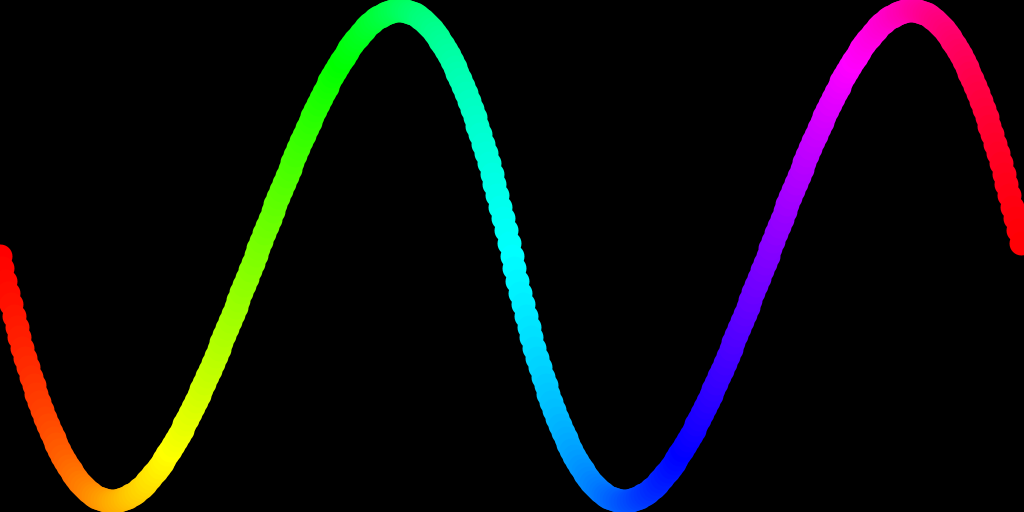
Frame 1 (no input)
Frame 2 (the mouse pressed at the canvas centre, redrawn once): identical to frame 1, image omitted

The Processing sketch that drew this single still picture (run headless with seeded random() and noise(); the mouse was pressed at the canvas centre and the sketch redrawn once):

// Processing sketch: cartesian_dot_product
// ── cartesian_dot_product.pde
float angleNormalizedValues[];
float dotNormalizedValues[];
int res = 360;
int MAX = 0xFF;
int maxDiff;

void setup() {
  colorMode(HSB, MAX);
  size(1024, 512);
  angleNormalizedValues = new float[res];
  dotNormalizedValues = new float[res];

  for (int i = 0; i < res; i++) {
    float alpha = (i * TWO_PI)/res;
    angleNormalizedValues[i] = map(alpha, 0, TWO_PI, 0, MAX);
    dotNormalizedValues[i] = getDotProductColor(alpha);
  }
  
  maxDiff = findMaxDiff();
}

void draw() {
  background(0);

  strokeWeight(24);
  for (int i = 0; i < res; i++) {
    float xValue = map(i, 0, res, 0, width);
    float diff = dotNormalizedValues[i] - angleNormalizedValues[i];
    println(diff);
    float yValue = map(diff, -maxDiff, maxDiff, height, 0);
    stroke(angleNormalizedValues[i], MAX, MAX);
    point(xValue, yValue);
    stroke(dotNormalizedValues[i], MAX, MAX);
  }

  noLoop();
}

PVector getCartCoords(float r, float a) {
  float x = r * cos(a);
  float y = r * sin(a);
  return new PVector(x, y);
}

float getDotProductColor(float a) {
  PVector basisVector = new PVector(1, 0);
  PVector myVector = getCartCoords(1, a);
  float d = basisVector.dot(myVector);
  float m = 0;
  if (a < HALF_PI) {
    m = map(d, 1, 0, 0, HALF_PI);
  } else if (a < PI) {
    m  = map(d, 0, -1, HALF_PI, PI);
  } else if (a < (3 * HALF_PI)) {
    m  = map(d, -1, 0, PI, (3 * HALF_PI));
  } else {
    m  = map(d, 0, 1, (3 * HALF_PI), TWO_PI);
  }
  return map(m, 0, TWO_PI, 0, 0xFF);
}

int findMaxDiff() {
  return 14;
}
